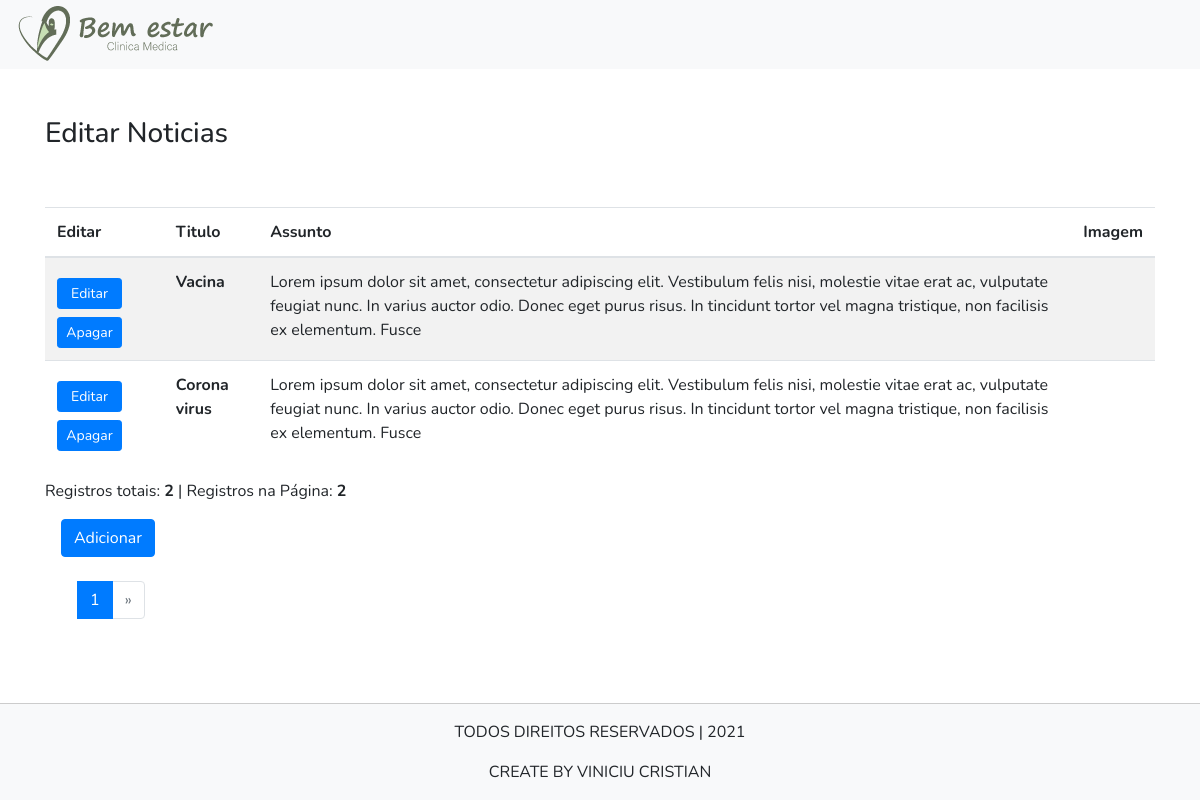
Page /editar-noticias.php on the committed database.
### tables this page shows
CREATE TABLE `tb_noticia` (
  `noticia_id` int(11) NOT NULL,
  `noticia_titulo` varchar(250) NOT NULL,
  `noticia_assunto` varchar(250) NOT NULL,
  `noticia_imagem` varchar(250) NOT NULL,
  `noticia_data` varchar(250) DEFAULT NULL
);

### editar-noticias.php (the view, shortened to what this page needs)
<?php
  require('conexaoBanco.php');
$consulta_sql =
    "SELECT
      noticia_id
     FROM
      tb_noticia";
  $resultado_consulta_slq = mysqli_query($conexao, $consulta_sql);
  $quantia_total_registro_banco = mysqli_num_rows($resultado_consulta_slq);
  $quantidade_registros_por_pagina = 2;
  $quantidade_paginas = ceil($quantia_total_registro_banco / $quantidade_registros_por_pagina);
  $pagina_atual = isset($_GET['pagina_atual']) ? filter_input(INPUT_GET,'pagina_atual',FILTER_SANITIZE_NUMBER_INT) : 1;
  $inicio_consulta = ($quantidade_registros_por_pagina * $pagina_atual) - $quantidade_registros_por_pagina;
  $consulta_sql_final =
    "SELECT
      noticia_id,
      noticia_titulo,
      noticia_assunto,
      noticia_imagem
     FROM
        tb_noticia
     ORDER BY
        noticia_id ASC
     LIMIT
        $inicio_consulta,
        $quantidade_registros_por_pagina";
  $resultado_consulta_slq = mysqli_query($conexao, $consulta_sql_final);
  $quantia_total_registro = mysqli_num_rows($resultado_consulta_slq);
?>
<!doctype html>
<html lang="pt-BR">
  <head>
    <link rel="stylesheet" href="https://cdn.jsdelivr.net/npm/bootstrap@4.5.3/dist/css/bootstrap.min.css">
    <link rel="stylesheet" href="./Public/css/Inicio.css">
  </head>
  <body>
    <header>
      <div  id="header" class="container-fluid bg-light">
        <div class="row">
          <div class="col-lg-2 col-md col-3 bg-light">
            <a href="Index.php"><img src="./Public/Images/Logotipo-d.png" class="rounded float-left" alt="..."></a>
          </div>
        </div>
      </div>
    </header>
    <main class="container-fluid">
        <div class="row mt-5">
            <div class="container"><h3>Editar Noticias</h3></div>
        </div>
        <div class="container mt-5 table-responsive-lg">
            <table class="table table-striped table-hover">
                <thead>
                  <tr>
                    <th scope="col">Editar</th>
                    <th scope="col">Titulo</th>
                    <th scope="col">Assunto</th>
                    <th scope="col">Imagem</th>
                  </tr>
                </thead>
                <tbody>
                <?php
                  while($registro = mysqli_fetch_array($resultado_consulta_slq, MYSQLI_BOTH)){ ?>
                  <tr>
                    <td>
                        <a class="btn btn-sm btn-primary mt-2" style="width: 65px;"
                          href="edicao-noticia.php?noticia_id=<?php echo $registro['noticia_id']; ?>" >Editar<a>
                        <a class="btn btn-sm btn-primary mt-2" style="width: 65px;" onclick="return confirm('Deseja Apagar?');"
                          href="deletar-noticia.php?noticia_id=<?php echo $registro['noticia_id'] ?>">Apagar</a>
                    </td>
                    <th scope="row"><?php echo $registro ['noticia_titulo'] ?></th>
                    <td><?php echo $registro ['noticia_assunto'] ?></td>
                    <td><?php echo $registro ['noticia_imagem'] ?></td>
                  </tr>
                  <?php } ?>
                </tbody>
            </table>
            <caption class="m-0 p-0">
              <?php echo "Registros totais: <b>$quantia_total_registro_banco</b> | Registros na Página: <b>$quantia_total_registro</b>"; ?>
            </caption>
            <div class="row mt-3 ml-3 mb-4  "><a href="cadastros.html"><button type="button" class="btn btn-primary">Adicionar</button></a></div>
            <nav aria-label="Page navigation example">
              <ul class="pagination">
                <?php
                for($link = $pagina_atual -3, $limite_link = $link +6; $link <= $limite_link; $link++){
                    if($link < 1){
                      $link = 1;
                      $limite_link = 7;
                    }
                    if($limite_link > $quantidade_paginas){
                      $limite_link = $quantidade_paginas;
                      $link = $limite_link -6;
                    }
                    if($link <1){
                      $link =1;
                      $limite_link = $quantidade_paginas;
                    }
                    if($link == $pagina_atual){ ?>
                <li class="page-item active" aria-current="page">
                  <a class="page-link"  href="#"><?php echo $link; ?><span class="sr-only">(current)</span></a>
                </li>
                <?php }else { ?>
                <li class="page-item">
                  <a class="page-link" href="editar-noticias.php?pagina_atual=<?php echo $link; ?>"><?php echo $link; ?></a>
                </li>
                <?php }
                  } ?>
                <li class="page-item <?php echo $pagina_atual == $quantidade_paginas ? "disabled" : ""; ?> ">
                  <a class="page-link" href="editar-noticias.php?pagina_atual=<?php echo ($pagina_atual +1); ?>">&raquo;</a>
                </li>
              </ul>
            </nav>
        </div>
    </main>
    <footer class="container-fluid bg-light footer-fim">
      <div class="">
        <div class="text-center">
            <p class="mt-3">TODOS DIREITOS RESERVADOS | 2021</p>
            <P>CREATE BY VINICIU CRISTIAN</P>
        </div>
      </div>
    </footer>
  </body>
</html>

### public/css/Inicio.css (style rules this page uses)
* { font-family: 'Nunito', sans-serif; }
html, body { max-width: 100%; overflow-x: hidden; }
.footer-fim { border-top: 1px solid #ccc; position: absolute; bottom: 0; opacity: 1; }

### rows in the picture
tb_noticia: noticia_titulo "Vacina", noticia_assunto "Lorem ipsum dolor sit amet, consectetur adipiscing elit. Vestibulum felis nisi, molestie vitae erat ac, vulputate feugiat nunc. In varius auctor odio. Donec eget purus risus. In tincidunt tortor vel magna tristique, non facilisis ex elementum. Fusce"
tb_noticia: noticia_titulo "Corona virus", noticia_assunto "Lorem ipsum dolor sit amet, consectetur adipiscing elit. Vestibulum felis nisi, molestie vitae erat ac, vulputate feugiat nunc. In varius auctor odio. Donec eget purus risus. In tincidunt tortor vel magna tristique, non facilisis ex elementum. Fusce"

### other values in the picture
$quantia_total_registro_banco "2"
$quantia_total_registro "2"
